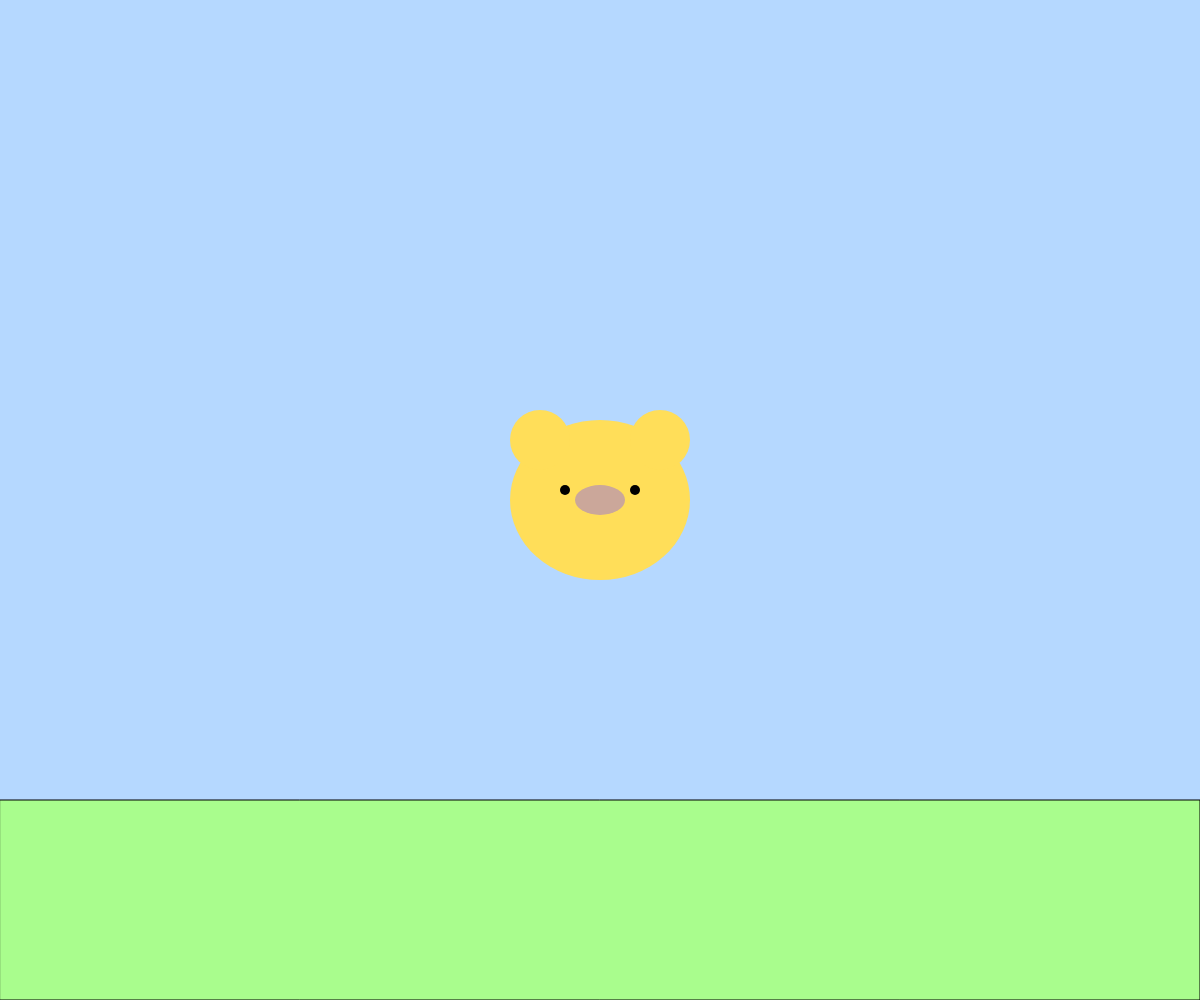
Frame 1 (no input)
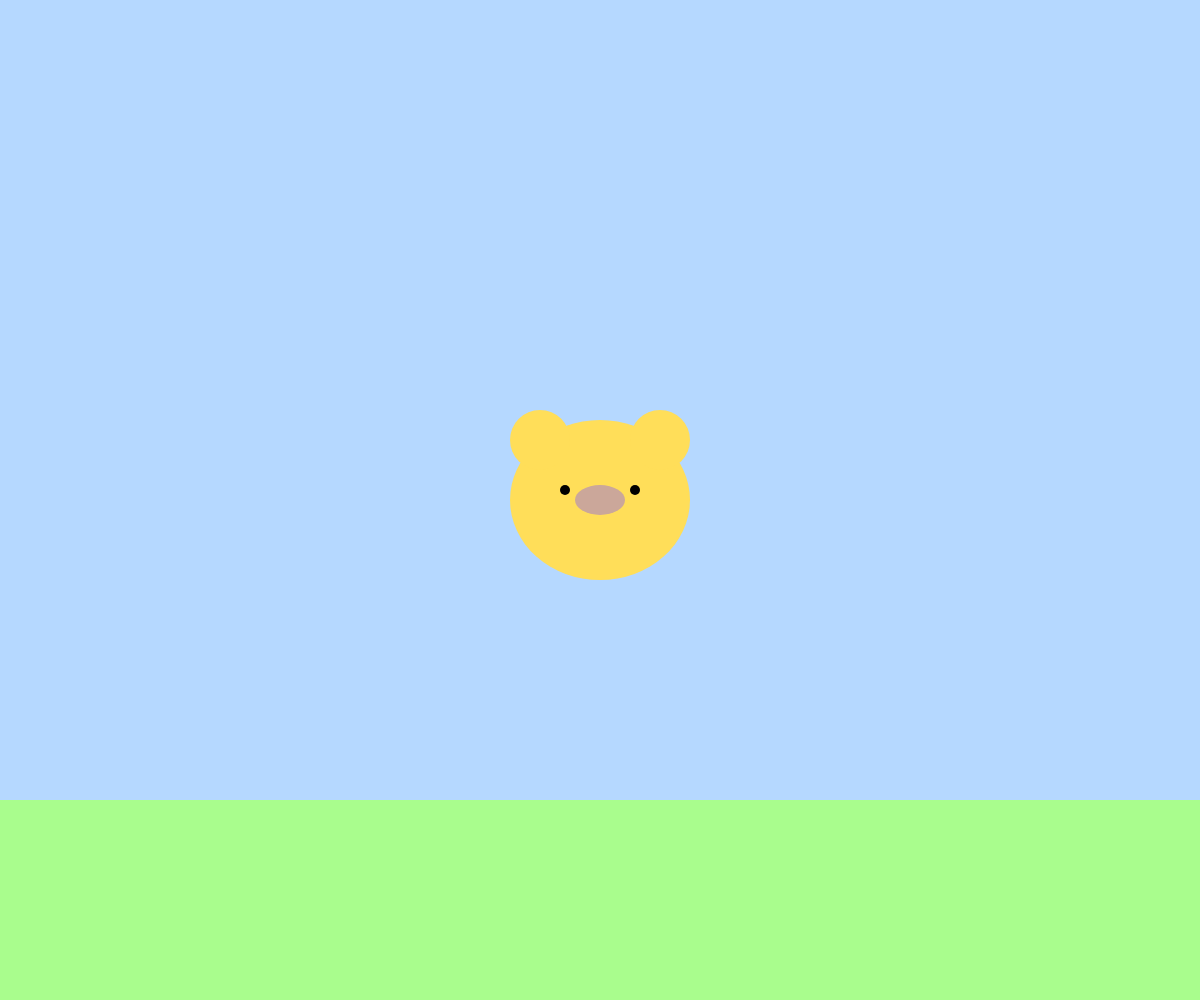
Frame 60 (no input)
Frame 120 (the mouse pressed at the canvas centre since frame 60): identical to frame 60, image omitted

The p5.js sketch that drew these frames (run headless with seeded random() and noise() and a simulated clock; from frame 60 on, the mouse is pressed at the canvas centre):

// p5.js sketch
// ── sketch.js
// 最終課題を制作しよう



let x, y;
let vx, vy;
const g = 0.9;

function setup(){
  createCanvas(windowWidth, windowHeight);
  x = width / 2;
  y = height / 2;
  vx = 0;
  vy = 0;
}

function windowResized(){
  resizeCanvas(windowWidth, windowHeight);
}

function draw(){
  background(181, 216, 255);
  const size = height * 0.2; // キャラクターのサイズ

  // 地面を描く
  const groundY = height * 0.8;
  fill(169, 253, 141);
  rect(0, groundY, width, height - groundY);

  // BLANK[1] キャラクターの左右移動
if(keyIsDown(LEFT_ARROW)){ x -= 5; }
  if(keyIsDown(RIGHT_ARROW)){ x += 5; }

  if(keyIsDown("A".charCodeAt(0))){ x -= 10; }
  if(keyIsDown("L".charCodeAt(0))){ x += 10; }
      
  // BLANK[2] 重力とジャンプ

if(keyIsDown(" ".charCodeAt(0))){

  x += vx;
  y += vy;
  
  vy += g; // 重力は「速度の変化量」
  if(x < 0 || x > width){ vx = -1 * vx; }
  if(y < 0 || y > height/1.3){ vy = -1 * vy; }
  y = constrain(y, 0, height);
 
  // 速くなりすぎないように制限
  vx = constrain(vx, -20, 20);
  vy = constrain(vy, -20, 20);

  // 位置を更新
  x += vx;
  y += vy;}     

  // キャラクターを描く
  noStroke()
  fill(255,222,89); 

  // くまの頭 
  ellipse(x, y, 180, 160);

  // 耳 
  ellipse(x+60, y-60, 60, 60);
  ellipse(x-60, y-60, 60, 60);

  // 目 
  fill(0)
  ellipse(x+35, y-10, 10,10)
  ellipse(x-35, y-10, 10,10)

  // 鼻 
  fill(203, 167, 154)
  ellipse(x, y, 50,30)
}
